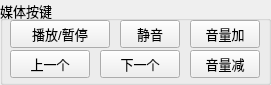
  <widget class="QGroupBox" name="groupBox_3">
   <property name="geometry">
    <rect>
     <x>720</x>
     <y>10</y>
     <width>271</width>
     <height>85</height>
    </rect>
   </property>
   <property name="font">
    <font>
     <pointsize>10</pointsize>
    </font>
   </property>
   <property name="title">
    <string>媒体按键</string>
   </property>
   <widget class="QPushButton" name="Bt_vol_mute">
    <property name="geometry">
     <rect>
      <x>120</x>
      <y>20</y>
      <width>60</width>
      <height>28</height>
     </rect>
    </property>
    <property name="font">
     <font>
      <pointsize>10</pointsize>
     </font>
    </property>
    <property name="focusPolicy">
     <enum>Qt::NoFocus</enum>
    </property>
    <property name="text">
     <string>静音</string>
    </property>
   </widget>
   <widget class="QPushButton" name="Bt_vol_stop">
    <property name="geometry">
     <rect>
      <x>10</x>
      <y>20</y>
      <width>100</width>
      <height>28</height>
     </rect>
    </property>
    <property name="font">
     <font>
      <pointsize>10</pointsize>
     </font>
    </property>
    <property name="focusPolicy">
     <enum>Qt::NoFocus</enum>
    </property>
    <property name="text">
     <string>播放/暂停</string>
    </property>
   </widget>
   <widget class="QPushButton" name="Bt_vol_up">
    <property name="geometry">
     <rect>
      <x>190</x>
      <y>20</y>
      <width>70</width>
      <height>28</height>
     </rect>
    </property>
    <property name="font">
     <font>
      <pointsize>10</pointsize>
     </font>
    </property>
    <property name="focusPolicy">
     <enum>Qt::NoFocus</enum>
    </property>
    <property name="text">
     <string>音量加</string>
    </property>
   </widget>
   <widget class="QPushButton" name="Bt_vol_down">
    <property name="geometry">
     <rect>
      <x>190</x>
      <y>50</y>
      <width>70</width>
      <height>28</height>
     </rect>
    </property>
    <property name="font">
     <font>
      <pointsize>10</pointsize>
     </font>
    </property>
    <property name="focusPolicy">
     <enum>Qt::NoFocus</enum>
    </property>
    <property name="text">
     <string>音量减</string>
    </property>
   </widget>
   <widget class="QPushButton" name="Bt_vol_prev">
    <property name="geometry">
     <rect>
      <x>10</x>
      <y>50</y>
      <width>80</width>
      <height>28</height>
     </rect>
    </property>
    <property name="font">
     <font>
      <pointsize>10</pointsize>
     </font>
    </property>
    <property name="focusPolicy">
     <enum>Qt::NoFocus</enum>
    </property>
    <property name="text">
     <string>上一个</string>
    </property>
   </widget>
   <widget class="QPushButton" name="Bt_vol_next">
    <property name="geometry">
     <rect>
      <x>100</x>
      <y>50</y>
      <width>80</width>
      <height>28</height>
     </rect>
    </property>
    <property name="font">
     <font>
      <pointsize>10</pointsize>
     </font>
    </property>
    <property name="focusPolicy">
     <enum>Qt::NoFocus</enum>
    </property>
    <property name="text">
     <string>下一个</string>
    </property>
   </widget>
  </widget>
